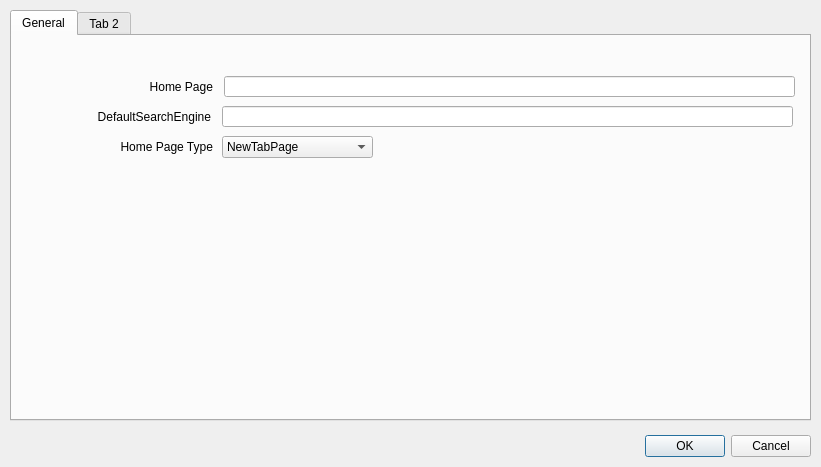
<?xml version="1.0" encoding="UTF-8"?>
<ui version="4.0">
 <class>Settings</class>
 <widget class="QDialog" name="Settings">
  <property name="geometry">
   <rect>
    <x>0</x>
    <y>0</y>
    <width>821</width>
    <height>467</height>
   </rect>
  </property>
  <property name="windowTitle">
   <string>Dialog</string>
  </property>
  <widget class="QDialogButtonBox" name="buttonBox">
   <property name="geometry">
    <rect>
     <x>10</x>
     <y>430</y>
     <width>801</width>
     <height>32</height>
    </rect>
   </property>
   <property name="orientation">
    <enum>Qt::Horizontal</enum>
   </property>
   <property name="standardButtons">
    <set>QDialogButtonBox::Cancel|QDialogButtonBox::Ok</set>
   </property>
  </widget>
  <widget class="QTabWidget" name="tabWidget">
   <property name="geometry">
    <rect>
     <x>10</x>
     <y>10</y>
     <width>801</width>
     <height>411</height>
    </rect>
   </property>
   <property name="tabPosition">
    <enum>QTabWidget::North</enum>
   </property>
   <property name="tabShape">
    <enum>QTabWidget::Rounded</enum>
   </property>
   <property name="currentIndex">
    <number>0</number>
   </property>
   <property name="elideMode">
    <enum>Qt::ElideNone</enum>
   </property>
   <widget class="QWidget" name="tab">
    <attribute name="title">
     <string>General</string>
    </attribute>
    <widget class="QLabel" name="homeLabel">
     <property name="geometry">
      <rect>
       <x>70</x>
       <y>40</y>
       <width>131</width>
       <height>21</height>
      </rect>
     </property>
     <property name="layoutDirection">
      <enum>Qt::LeftToRight</enum>
     </property>
     <property name="text">
      <string>Home Page</string>
     </property>
     <property name="alignment">
      <set>Qt::AlignRight|Qt::AlignTrailing|Qt::AlignVCenter</set>
     </property>
    </widget>
    <widget class="QLineEdit" name="homeLineEdit">
     <property name="geometry">
      <rect>
       <x>212</x>
       <y>40</y>
       <width>571</width>
       <height>21</height>
      </rect>
     </property>
    </widget>
    <widget class="QLineEdit" name="defaultSearchEngineLineEdit">
     <property name="geometry">
      <rect>
       <x>210</x>
       <y>70</y>
       <width>571</width>
       <height>21</height>
      </rect>
     </property>
    </widget>
    <widget class="QLabel" name="defaultSearchEngineLabel">
     <property name="geometry">
      <rect>
       <x>68</x>
       <y>70</y>
       <width>131</width>
       <height>21</height>
      </rect>
     </property>
     <property name="layoutDirection">
      <enum>Qt::LeftToRight</enum>
     </property>
     <property name="text">
      <string>DefaultSearchEngine</string>
     </property>
     <property name="alignment">
      <set>Qt::AlignRight|Qt::AlignTrailing|Qt::AlignVCenter</set>
     </property>
    </widget>
    <widget class="QComboBox" name="homePageTypeComboBox">
     <property name="geometry">
      <rect>
       <x>210</x>
       <y>100</y>
       <width>151</width>
       <height>22</height>
      </rect>
     </property>
     <property name="currentText">
      <string>NewTabPage</string>
     </property>
     <property name="currentIndex">
      <number>0</number>
     </property>
     <item>
      <property name="text">
       <string>NewTabPage</string>
      </property>
     </item>
     <item>
      <property name="text">
       <string>SpecificPage</string>
      </property>
     </item>
    </widget>
    <widget class="QLabel" name="homePageTypeLabel">
     <property name="geometry">
      <rect>
       <x>70</x>
       <y>100</y>
       <width>131</width>
       <height>21</height>
      </rect>
     </property>
     <property name="layoutDirection">
      <enum>Qt::LeftToRight</enum>
     </property>
     <property name="text">
      <string>Home Page Type</string>
     </property>
     <property name="alignment">
      <set>Qt::AlignRight|Qt::AlignTrailing|Qt::AlignVCenter</set>
     </property>
    </widget>
   </widget>
   <widget class="QWidget" name="tab_2">
    <attribute name="title">
     <string>Tab 2</string>
    </attribute>
   </widget>
  </widget>
 </widget>
 <resources/>
 <connections>
  <connection>
   <sender>buttonBox</sender>
   <signal>accepted()</signal>
   <receiver>Settings</receiver>
   <slot>accept()</slot>
   <hints>
    <hint type="sourcelabel">
     <x>248</x>
     <y>254</y>
    </hint>
    <hint type="destinationlabel">
     <x>157</x>
     <y>274</y>
    </hint>
   </hints>
  </connection>
  <connection>
   <sender>buttonBox</sender>
   <signal>rejected()</signal>
   <receiver>Settings</receiver>
   <slot>reject()</slot>
   <hints>
    <hint type="sourcelabel">
     <x>316</x>
     <y>260</y>
    </hint>
    <hint type="destinationlabel">
     <x>286</x>
     <y>274</y>
    </hint>
   </hints>
  </connection>
 </connections>
</ui>
